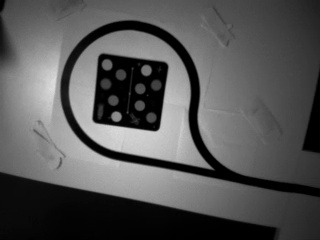
#> input picture table_circle_original.jpg, 320 x 240 px
$ python test_top_contours.py
#> lines starting #> are read from the running program, lines starting #| are printed output that depends on the picture; after the words box and inside, x2 and y2 are one past the last pixel; in counts of white or black regions, pixels touching at a corner belong together
import cv2

image = cv2.imread("table_circle_original.jpg")
#> image is the input picture: shape (240, 320, 3); min 0, max 223, mean 84.8
mask = cv2.imread("table_circle_mask.jpg", 0)
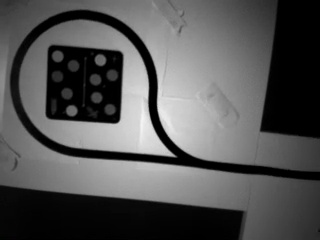
#> input picture table_circle_test_2.jpg, 320 x 240 px, given in place of table_circle_mask.jpg, which was not available
#> mask: shape (240, 320); min 0, max 244, mean 83.7

if image is None or mask is None:
    raise RuntimeError("Required images not found")

contours, _ = cv2.findContours(
    mask, cv2.RETR_LIST, cv2.CHAIN_APPROX_SIMPLE
)
#> contours = 297 contours, 271 with area under 20; largest, box (x1, y1, x2, y2) and area: (0, 0, 320, 240) 69434, (46, 46, 91, 117) 1452, (63, 10, 146, 55) 570, (84, 81, 119, 105) 420, (161, 138, 193, 166) 313

largest = sorted(
    contours,
    key=cv2.contourArea,
    reverse=True
)[:3]
#> largest = 3 contours; box (x1, y1, x2, y2) and area: (0, 0, 320, 240) 69434, (46, 46, 91, 117) 1452, (63, 10, 146, 55) 570

colors = [
    (0, 0, 255),   # Red
    (0, 255, 0),   # Green
    (255, 0, 0)    # Blue
]

result = image.copy()

for i, contour in enumerate(largest):
    area = cv2.contourArea(contour)

    cv2.drawContours(
        result, [contour], -1, colors[i], 2
    )

    x, y, w, h = cv2.boundingRect(contour)

    print(
        f"Candidate {i+1}: "
        f"Area={area:.0f}, "
        f"Box=({x},{y},{w},{h})"
    )
#> this loop made 3 passes
#> (area, x, y, w, h) on passes 1 to 3: (69433.5, 0, 0, 320, 240), (1451.5, 46, 46, 45, 71), (570, 63, 10, 83, 45)
#| Candidate 1: Area=69434, Box=(0,0,320,240)
#| Candidate 2: Area=1452, Box=(46,46,45,71)
#| Candidate 3: Area=570, Box=(63,10,83,45)
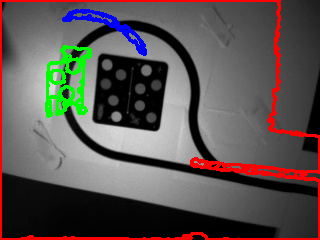
#> result: shape (240, 320, 3); 8.21% of pixels changed, all inside (x1, y1, x2, y2) = (0, 0, 320, 240)

cv2.rectangle(result, (0, 0), (319, 239), (255, 255, 255), 1)
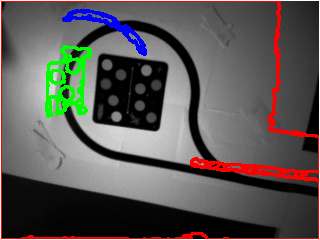
#> result: shape (240, 320, 3); 1.45% of pixels changed, all inside (x1, y1, x2, y2) = (0, 0, 320, 240)

cv2.imwrite("table_contours_top3.jpg", result)

print("Saved: table_contours_top3.jpg")
